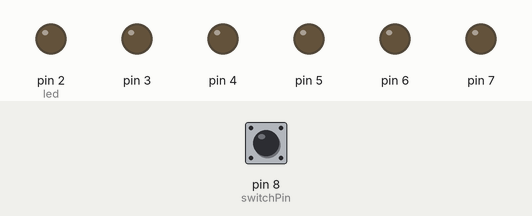
Recording of a sketch running on a simulated Arduino Uno, built with avr-gcc and run on an emulated ATmega328P. Shown: output pins drawn as LEDs (lit = HIGH). The test bench sets the inputs (shaded band); at power-on: pin 8 (switchPin) LOW.

Above: at 5.0 s.
At 15.0 s:
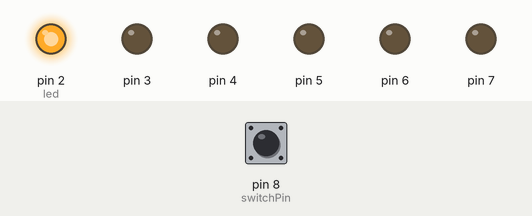
At 25.0 s:
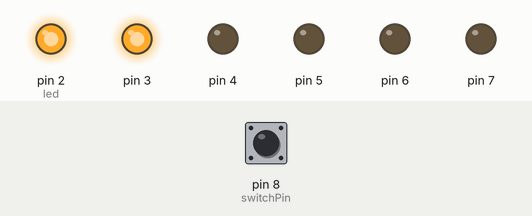
At 35.0 s:
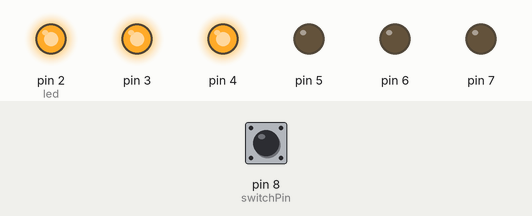
At 45.0 s:
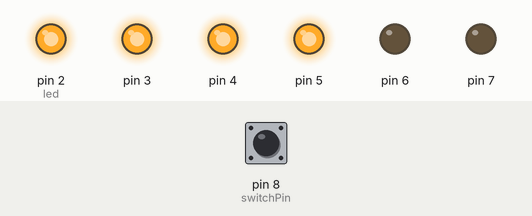
At 55.0 s:
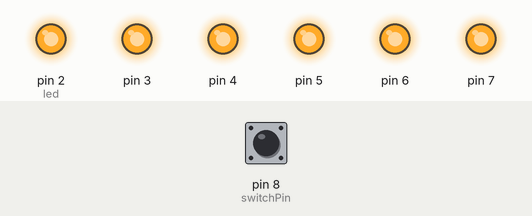
Timing chart, 0 to 78.0 s (numbered marks = the images above):
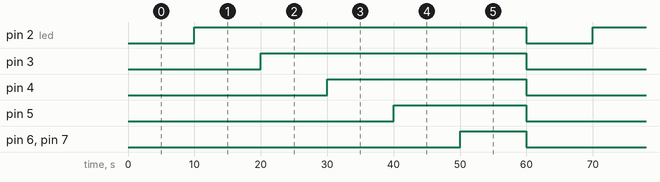

The sketch:

digitalhourglass.ino
```cpp
const int switchPin = 8;
unsigned long previousTime = 0;
int switchState = 0;
int prevSwitchState = 0;
int led = 2;
long interval = 10000; //10 seconds
void setup() {
  for(int x = 2;x<8;x++){
    pinMode(x, OUTPUT);
  }
  pinMode(switchPin, INPUT);
}
void loop() {
  unsigned long currentTime = millis();
  if(currentTime - previousTime > interval){
    previousTime = currentTime;
    digitalWrite(led, HIGH);
    led++;
    if(led == 7){
    }
  }
  switchState = digitalRead(switchPin);
  if(switchState != prevSwitchState){
    for(int x = 2;x<8;x++){
      digitalWrite(x, LOW);
    }
    led = 2;
    previousTime= currentTime;
  }
  if(led == 7){
    digitalWrite(led, HIGH);
    delay(10000);//wait 10 secs
    digitalWrite(led, LOW);
    led = 2;
    for(int x = 2;x<8;x++){
      digitalWrite(x, LOW);
    }
    delay(10000);//wait 10 secs
  }
  prevSwitchState = switchState;
}
```

Measured:
- by itself, pin 2 (led): alternates HIGH for 50.0 s and LOW for 10.0 s
- by itself, pin 3: alternates HIGH for 40.0 s and LOW for 20.0 s
- by itself, pin 4: alternates HIGH for 30.0 s and LOW for 30.0 s
- by itself, pin 5: alternates HIGH for 20.0 s and LOW for 40.0 s
- by itself, pin 6, pin 7: alternates HIGH for 10.0 s and LOW for 50.0 s
